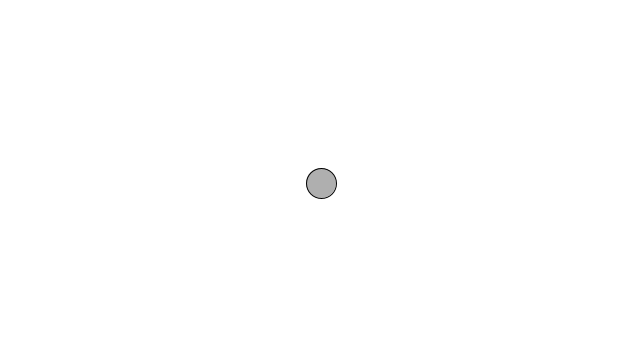
Frame 1 (no input)
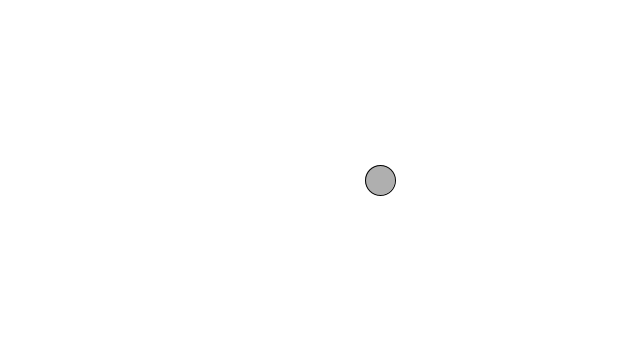
Frame 60 (the mouse pressed at the canvas centre just before this capture)
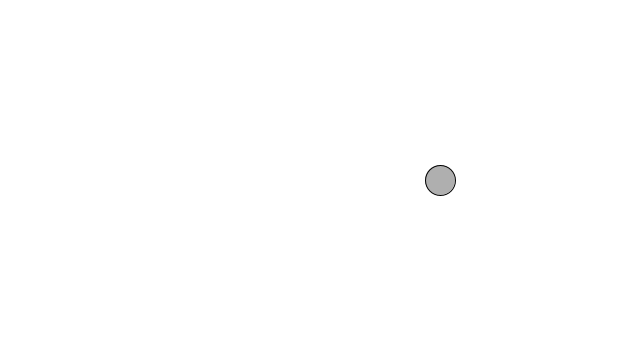
Frame 120 (the mouse held since frame 60 and released just before this capture)

The Processing sketch that drew these frames (run headless with seeded random() and noise(); from frame 60 on, the mouse is pressed at the canvas centre):

// Processing sketch: vector2
// ── vector2.pde
//this results in a really weird movement where the ball glotches up and down hmmm
//this is an improved vector approach
//based on
//new location = velocity applied to current location
//so we might have a vector for location and a vector for speed
//declaare our snassy new class

class PVector {
 float x;
 float y;
 
 PVector(float x_, float y_) {
   x = x_;
   y = y_;
 }
 void add(PVector v) {
   y = y + v.y;
   x = x + v.x;
 }
}
PVector location = new PVector(320,180);
PVector velocity = new PVector(1,3);

//ourr formula for motion is location = location + velocity
void setup() {
  size(640,360);
  background(255);
}

//processing cannot aadd two pvector objects together so we need a work around
//so we can add this function to our PVector Class
//so our formula for location is now:  location.add(velocity)

void draw() {
 background(255);
 
 location.add(velocity);
 if((location.x > width) || (location.x < 0)) {
  velocity.x = velocity.x * -1; 
 }
 if((location.y < height) || (location.x < 0)) {
  velocity.y = velocity.y * -1; 
 }
 
 stroke(0);
 fill(175);
 ellipse(location.x,location.y,30,30);
 
}
